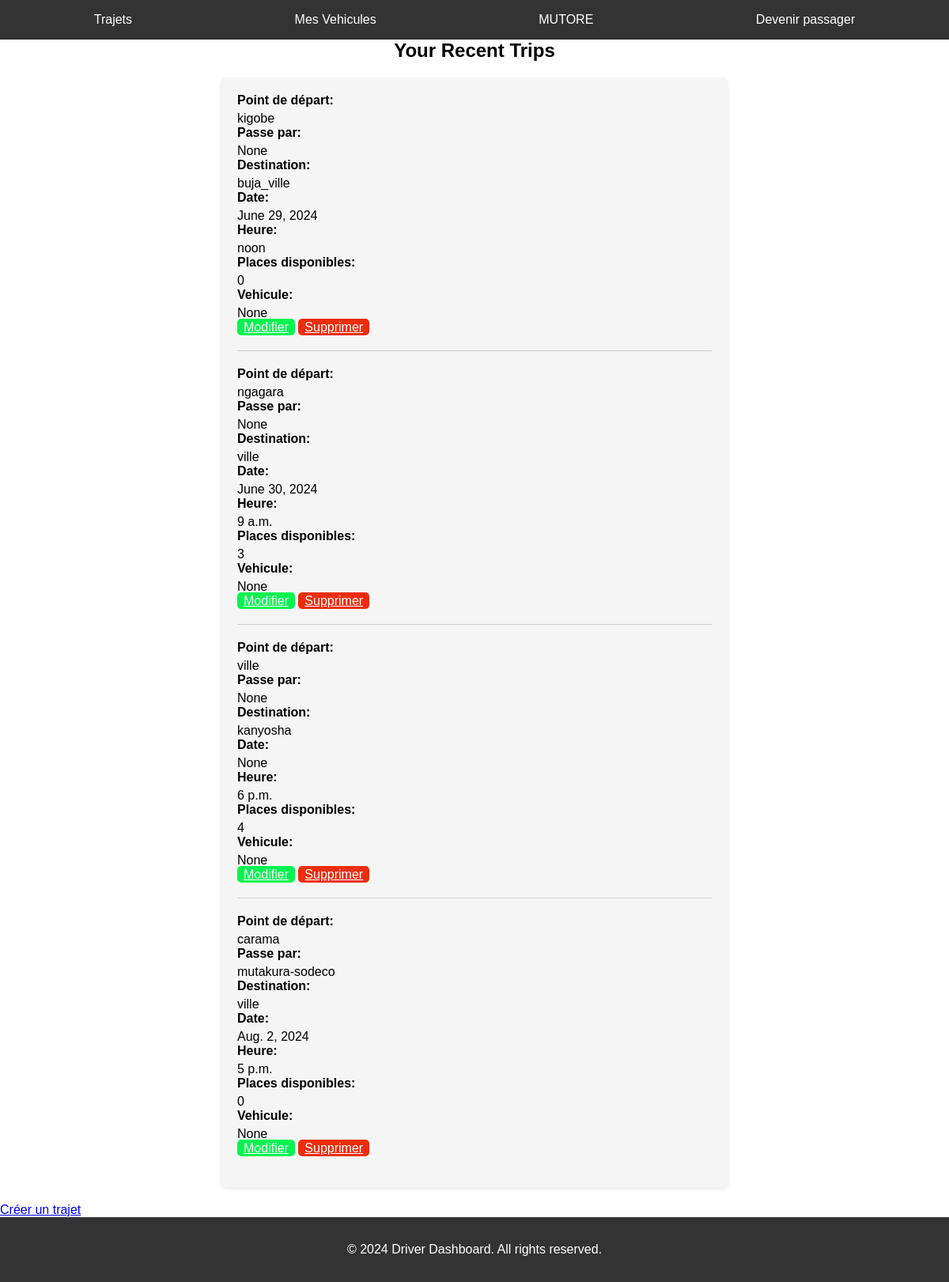
The page /dashboard_driver/ (signed in) on the database its author committed.
### covoiturage/models.py (models this page shows, shortened)
class Trajet(models.Model):
    point_depart = models.CharField(max_length=255)
    passe_par = models.CharField(max_length=255,null=True)
    destination = models.CharField(max_length=255)
    heure_depart = models.TimeField(editable=True, null=True)
    places_disponibles = models.IntegerField()
    date = models.DateField(editable=True, null=True)
    user = models.ForeignKey(User, on_delete=models.CASCADE, null=True, editable=False)
    vehicule = models.ForeignKey(Vehicule, on_delete=models.CASCADE, null=True, editable=False)
    status = models.CharField(max_length=20, default=('completed', 'Terminé'),choices=[('ongoing', 'En cours'), ('completed', 'Terminé')])

### Stage/views.py (the view)
# urls.py: path('dashboard_driver/', views.dashboard_driver, name='dashboard_driver'),
def dashboard_driver(request):
    trajets = Trajet.objects.filter(user=request.user)
    context = {'trajets': trajets}
    return render(request, 'dashboard_driver.html', context)

### templates/dashboard_driver.html
{% extends 'base.html' %}
{% block section %}
<h2>Your Recent Trips</h2>
<div class="trips-list">
  {% for trajet in trajets %}
  <article class="trips-item">
      <div class="trips-details">
            <h4>Point de départ:</h4><p>{{ trajet.point_depart }}</p>
            <h4>Passe par:</h4><p>{{ trajet.passe_par }}</p>
            <h4>Destination:</h4><p>{{ trajet.destination }}</p>
            <h4>Date:</h4><p>{{ trajet.date }}</p>
            <h4>Heure:</h4><p>{{ trajet.heure_depart }}</p>
            <h4>Places disponibles:</h4><p>{{ trajet.places_disponibles }}</p>
            <h4>Vehicule:</h4><p>{{ trajet.vehicule }}</p>
      </div>
        <a href="{% url 'modifierT' trajet.id %}" class="cta-button-m">Modifier</a>
        <a href="{% url 'deleteT' trajet.id %}" class="cta-button-d" id="delete-button">Supprimer</a>
  </article>
  {% endfor %}
</div>
        <a href="/dd/trajets" class="cta-button">Créer un trajet</a>
{% endblock section %}

### templates/base.html (shortened to what this page needs)
{% load static %}
<!DOCTYPE html>
<html lang="en">
<head>
    <link rel="stylesheet" href="{% static 'dd.css' %}">
</head>
<body>
    <header>
        <nav>
            <ul>
                <li><a href="/dashboard_driver">Trajets</a></li>
                <li><a href="/cars">Mes Vehicules</a></li>
                <li>{{ user.username | upper }}</li>
                <li><a href="/">Devenir passager</a></li>
            </ul>
        </nav>
    </header>
{% block section %}{% endblock %}
    <footer>
        <p>&copy; 2024 Driver Dashboard. All rights reserved.</p>
    </footer>
</body>
</html>

### static/dd.css (style rules this page uses)
body { font-family: Arial, sans-serif; margin: 0; padding: 0; }
header { background-color: #333; color: #fff; padding: 1rem; }
nav ul { list-style-type: none; display: flex; justify-content: space-around; margin: 0; padding: 0; }
nav a { color: #fff; text-decoration: none; }
.trips-list { max-width: 600px; margin: 20px auto; background-color: #f5f5f5; border-radius: 5px; box-shadow: 0 2px 5px rgba(0, 0, 0, 0.1); padding: 20px; }
h2 { margin-top: 0; margin-bottom: 20px; text-align: center; }
.trips-item { border-bottom: 1px solid #ccc; padding-bottom: 20px; margin-bottom: 20px; }
.trips-item:last-child { border-bottom: none; margin-bottom: 0; }
.trips-details h4 { margin-top: 0; margin-bottom: 5px; }
.trips-details p { margin: 0; }
.cta-button-d { align-self: flex-end; padding: 0.15rem 0.5rem; background-color: #ec2d0c; color: white; border: none; border-radius: 5px; cursor: pointer; }
.cta-button-m { align-self: flex-end; padding: 0.15rem 0.5rem; background-color: #04f350; color: white; border: none; border-radius: 5px; cursor: pointer; }
footer { background-color: #333; color: #fff; text-align: center; padding: 1rem; }

### rows shown on the page
Trajet: point_depart "kigobe", passe_par "None", destination "buja_ville", date "June 29, 2024", heure_depart "noon", places_disponibles "0", vehicule "None"
Trajet: point_depart "ngagara", passe_par "None", destination "ville", date "June 30, 2024", heure_depart "9 a.m.", places_disponibles "3", vehicule "None"
Trajet: point_depart "ville", passe_par "None", destination "kanyosha", date "None", heure_depart "6 p.m.", places_disponibles "4", vehicule "None"
Trajet: point_depart "carama", passe_par "mutakura-sodeco", destination "ville", date "Aug. 2, 2024", heure_depart "5 p.m.", places_disponibles "0", vehicule "None"

### other values the page prints
{{ user.username | upper }} "MUTORE"
